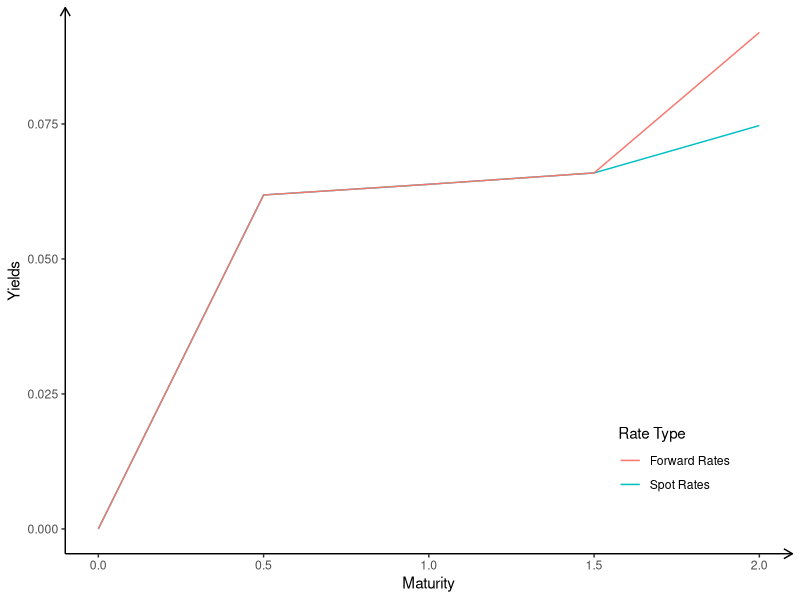

The R source for this figure:
############################################################################
######## SFM1 - Project -> Compare the three different ways to value an IRS
############################################################################

# clear all variables
rm(list = ls(all = TRUE))
graphics.off()

# install and load packages
libraries = c("ggplot2")
lapply(libraries, function(x) 
  if (!(x %in% installed.packages())) {
    install.packages(x) 
  }
)
lapply(libraries, library, quietly = TRUE, character.only = TRUE)

######## 1. Input Parameters

Rfix = 0.075 # Fix Rate

Maturity = c(0,0.5,1,1.5,2)
Yields = c(0,2*(1/0.97)-2,(1/0.94)-1,((1/0.91)-1)/3*2,((1/0.87)-1)/2)


y = data.frame(Maturity, Yields) # zero-bond-yield-curve

P = 1 # Principal

######## 2. Valuation

######## 2.1. Helper Functions

Bfix = function(yields, Coupon_Anually, P=1){
  
  D = sapply(1:(nrow(yields)), function(x) (yields[x,2]*yields[x,1]+1)^(-1)) # Discountfactors
  PayDiff = c(0,diff(yields[,1]))
  BondPrice = (D%*%(PayDiff*Coupon_Anually)+D[length(D)])*P
  
  return(BondPrice)
  
}

FRA = function(Rfix,yields,Si,Ti,P=1){ # Si<Ti and both are the times of the yield
  
  DSi = ((yields[,2][yields[,1]==Si]*Si)+1)^(-1) # Discountfactor corresponding to Si
  DTi = ((yields[,2][yields[,1]==Ti]*Ti)+1)^(-1) # Discountfactor corresponding to Ti
  FRA = DTi*(Ti-Si)*Rfix+DTi-DSi # Price of the FRA
  
  return(FRA)
}

ForwardRates = function(yields,Si,Ti){ # Si<Ti and both are the times of the yield
  
  DSi = ((yields[,2][yields[,1]==Si]*Si)+1)^(-1) # Discountfactor corresponding to Si
  DTi = ((yields[,2][yields[,1]==Ti]*Ti)+1)^(-1) # Discountfactor corresponding to Ti
  FR = (1/(Ti-Si))*((DSi/DTi)-1)
  
  return(FR)
  
}

######## 2.2. Valuation in Terms of Bond Prizes

VSwapB = as.numeric(Bfix(y,Rfix,P) - 1)

######## 2.3. Valuation in Terms of FRA Prizes

VSwapFRA = sum(unlist(lapply(1:(nrow(y)-1),function(x) FRA(Rfix,y,y[x,1],y[x+1,1])))) # Sumation of different FRAs

######## 2.4. Valuation in Terms of Forward Rates

VSwapR = as.numeric((sapply(2:(nrow(y)), function(x) (y[x,2]*y[x,1]+1)^(-1)) * diff(y[,1])) %*% (Rfix - sapply(1:(nrow(y)-1),function(x) ForwardRates(y,y[x,1],y[x+1,1]))))

######## 3. Results & Graphics

data.frame("Bond"=VSwapB,"FRA"=VSwapFRA,"Forward Rate"=VSwapR)

ggplot(data=data.frame(Maturity,Yields,"Forward"=c(0,sapply(1:(nrow(y)-1),function(x) ForwardRates(y,y[x,1],y[x+1,1]))))) + geom_line(aes(x=Maturity,y=Yields,color="darkred")) + geom_line(aes(x=Maturity,y=Forward,color="blue")) +
  theme(legend.position = c(0.75,0.25),legend.justification = c(0, 1), panel.background = element_blank(),
      axis.line.x = element_line(color = "black", 
                                 arrow = arrow(length = unit(0.25, 
                                                             "cm"))),
      axis.line.y = element_line(color = "black", 
                                 arrow = arrow(length = unit(0.25, 
                                                             "cm")))) + 
  scale_colour_discrete(name="Rate Type",breaks=c("blue", "darkred"), labels = c("Forward Rates", "Spot Rates"))
  